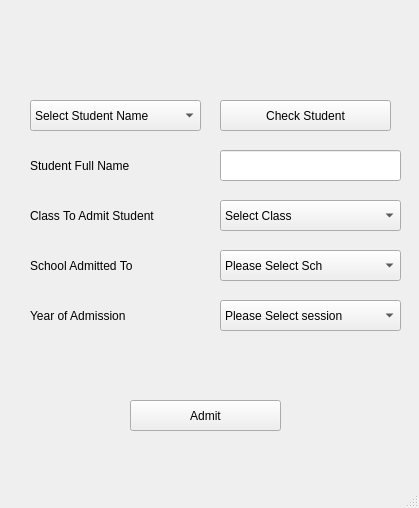
<?xml version="1.0" encoding="UTF-8"?>
<ui version="4.0">
 <class>MainWindow</class>
 <widget class="QMainWindow" name="MainWindow">
  <property name="geometry">
   <rect>
    <x>0</x>
    <y>0</y>
    <width>419</width>
    <height>508</height>
   </rect>
  </property>
  <property name="windowTitle">
   <string>MainWindow</string>
  </property>
  <property name="styleSheet">
   <string notr="true">font: 87 10pt &quot;Segoe UI &quot;;</string>
  </property>
  <widget class="QWidget" name="centralwidget">
   <widget class="QPushButton" name="pushButton_4">
    <property name="geometry">
     <rect>
      <x>220</x>
      <y>100</y>
      <width>171</width>
      <height>31</height>
     </rect>
    </property>
    <property name="text">
     <string>Check Student</string>
    </property>
   </widget>
   <widget class="QLabel" name="label_37">
    <property name="geometry">
     <rect>
      <x>30</x>
      <y>300</y>
      <width>141</width>
      <height>31</height>
     </rect>
    </property>
    <property name="text">
     <string>Year of Admission</string>
    </property>
   </widget>
   <widget class="QComboBox" name="comboBox_8">
    <property name="geometry">
     <rect>
      <x>220</x>
      <y>300</y>
      <width>181</width>
      <height>31</height>
     </rect>
    </property>
    <item>
     <property name="text">
      <string>Please Select session</string>
     </property>
    </item>
   </widget>
   <widget class="QLabel" name="label_36">
    <property name="geometry">
     <rect>
      <x>30</x>
      <y>250</y>
      <width>161</width>
      <height>31</height>
     </rect>
    </property>
    <property name="text">
     <string>School Admitted To</string>
    </property>
   </widget>
   <widget class="QLabel" name="label_2">
    <property name="geometry">
     <rect>
      <x>30</x>
      <y>200</y>
      <width>181</width>
      <height>31</height>
     </rect>
    </property>
    <property name="text">
     <string>Class To Admit Student</string>
    </property>
   </widget>
   <widget class="QComboBox" name="comboBox_3">
    <property name="geometry">
     <rect>
      <x>30</x>
      <y>100</y>
      <width>171</width>
      <height>31</height>
     </rect>
    </property>
    <item>
     <property name="text">
      <string>Select Student Name</string>
     </property>
    </item>
   </widget>
   <widget class="QPushButton" name="pushButton_5">
    <property name="geometry">
     <rect>
      <x>130</x>
      <y>400</y>
      <width>151</width>
      <height>31</height>
     </rect>
    </property>
    <property name="text">
     <string>Admit</string>
    </property>
   </widget>
   <widget class="QComboBox" name="comboBox_4">
    <property name="geometry">
     <rect>
      <x>220</x>
      <y>200</y>
      <width>181</width>
      <height>31</height>
     </rect>
    </property>
    <item>
     <property name="text">
      <string>Select Class </string>
     </property>
    </item>
   </widget>
   <widget class="QLabel" name="label">
    <property name="geometry">
     <rect>
      <x>30</x>
      <y>150</y>
      <width>171</width>
      <height>31</height>
     </rect>
    </property>
    <property name="text">
     <string>Student Full Name</string>
    </property>
   </widget>
   <widget class="QLineEdit" name="lineEdit_3">
    <property name="geometry">
     <rect>
      <x>220</x>
      <y>150</y>
      <width>181</width>
      <height>31</height>
     </rect>
    </property>
   </widget>
   <widget class="QComboBox" name="comboBox_7">
    <property name="geometry">
     <rect>
      <x>220</x>
      <y>250</y>
      <width>181</width>
      <height>31</height>
     </rect>
    </property>
    <item>
     <property name="text">
      <string>Please Select Sch</string>
     </property>
    </item>
   </widget>
   <widget class="QLabel" name="label_3">
    <property name="geometry">
     <rect>
      <x>70</x>
      <y>10</y>
      <width>271</width>
      <height>41</height>
     </rect>
    </property>
    <property name="text">
     <string/>
    </property>
   </widget>
  </widget>
  <widget class="QStatusBar" name="statusbar"/>
 </widget>
 <resources/>
 <connections/>
</ui>
